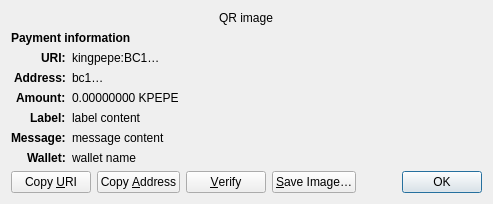
<?xml version="1.0" encoding="UTF-8"?>
<ui version="4.0">
 <class>ReceiveRequestDialog</class>
 <widget class="QDialog" name="ReceiveRequestDialog">
  <property name="geometry">
   <rect>
    <x>0</x>
    <y>0</y>
    <width>413</width>
    <height>229</height>
   </rect>
  </property>
  <property name="windowTitle">
   <string>Request payment to …</string>
  </property>
  <layout class="QGridLayout" name="gridLayout" columnstretch="0,1">
   <property name="sizeConstraint">
    <enum>QLayout::SetFixedSize</enum>
   </property>
   <item row="0" column="0" colspan="2" alignment="Qt::AlignHCenter">
    <widget class="QRImageWidget" name="qr_code">
     <property name="text">
      <string notr="true">QR image</string>
     </property>
     <property name="textInteractionFlags">
      <set>Qt::NoTextInteraction</set>
     </property>
    </widget>
   </item>
   <item row="1" column="0" colspan="2">
    <widget class="QLabel" name="payment_header">
     <property name="font">
      <font>
       <weight>75</weight>
       <bold>true</bold>
      </font>
     </property>
     <property name="text">
      <string>Payment information</string>
     </property>
     <property name="textInteractionFlags">
      <set>Qt::NoTextInteraction</set>
     </property>
    </widget>
   </item>
   <item row="2" column="0" alignment="Qt::AlignRight|Qt::AlignTop">
    <widget class="QLabel" name="uri_tag">
     <property name="font">
      <font>
       <weight>75</weight>
       <bold>true</bold>
      </font>
     </property>
     <property name="text">
      <string notr="true">URI:</string>
     </property>
     <property name="textFormat">
      <enum>Qt::PlainText</enum>
     </property>
     <property name="textInteractionFlags">
      <set>Qt::NoTextInteraction</set>
     </property>
    </widget>
   </item>
   <item row="2" column="1" alignment="Qt::AlignTop">
    <widget class="QLabel" name="uri_content">
     <property name="text">
      <string notr="true">kingpepe:BC1…</string>
     </property>
     <property name="textFormat">
      <enum>Qt::RichText</enum>
     </property>
     <property name="wordWrap">
      <bool>true</bool>
     </property>
     <property name="textInteractionFlags">
      <set>Qt::TextSelectableByMouse</set>
     </property>
    </widget>
   </item>
   <item row="3" column="0" alignment="Qt::AlignRight|Qt::AlignTop">
    <widget class="QLabel" name="address_tag">
     <property name="font">
      <font>
       <weight>75</weight>
       <bold>true</bold>
      </font>
     </property>
     <property name="text">
      <string>Address:</string>
     </property>
     <property name="textInteractionFlags">
      <set>Qt::NoTextInteraction</set>
     </property>
    </widget>
   </item>
   <item row="3" column="1" alignment="Qt::AlignTop">
    <widget class="QLabel" name="address_content">
     <property name="text">
      <string notr="true">bc1…</string>
     </property>
     <property name="textFormat">
      <enum>Qt::PlainText</enum>
     </property>
     <property name="textInteractionFlags">
      <set>Qt::TextSelectableByMouse</set>
     </property>
    </widget>
   </item>
   <item row="4" column="0" alignment="Qt::AlignRight|Qt::AlignTop">
    <widget class="QLabel" name="amount_tag">
     <property name="font">
      <font>
       <weight>75</weight>
       <bold>true</bold>
      </font>
     </property>
     <property name="text">
      <string>Amount:</string>
     </property>
     <property name="textInteractionFlags">
      <set>Qt::NoTextInteraction</set>
     </property>
    </widget>
   </item>
   <item row="4" column="1" alignment="Qt::AlignTop">
    <widget class="QLabel" name="amount_content">
     <property name="text">
      <string notr="true">0.00000000 KPEPE</string>
     </property>
     <property name="textFormat">
      <enum>Qt::PlainText</enum>
     </property>
     <property name="textInteractionFlags">
      <set>Qt::TextSelectableByMouse</set>
     </property>
    </widget>
   </item>
   <item row="5" column="0" alignment="Qt::AlignRight|Qt::AlignTop">
    <widget class="QLabel" name="label_tag">
     <property name="font">
      <font>
       <weight>75</weight>
       <bold>true</bold>
      </font>
     </property>
     <property name="text">
      <string>Label:</string>
     </property>
     <property name="textInteractionFlags">
      <set>Qt::NoTextInteraction</set>
     </property>
    </widget>
   </item>
   <item row="5" column="1" alignment="Qt::AlignTop">
    <widget class="QLabel" name="label_content">
     <property name="text">
      <string notr="true">label content</string>
     </property>
     <property name="textFormat">
      <enum>Qt::PlainText</enum>
     </property>
     <property name="wordWrap">
      <bool>true</bool>
     </property>
     <property name="textInteractionFlags">
      <set>Qt::TextSelectableByMouse</set>
     </property>
    </widget>
   </item>
   <item row="6" column="0" alignment="Qt::AlignRight|Qt::AlignTop">
    <widget class="QLabel" name="message_tag">
     <property name="font">
      <font>
       <weight>75</weight>
       <bold>true</bold>
      </font>
     </property>
     <property name="text">
      <string>Message:</string>
     </property>
     <property name="textInteractionFlags">
      <set>Qt::NoTextInteraction</set>
     </property>
    </widget>
   </item>
   <item row="6" column="1" alignment="Qt::AlignTop">
    <widget class="QLabel" name="message_content">
     <property name="text">
      <string notr="true">message content</string>
     </property>
     <property name="textFormat">
      <enum>Qt::PlainText</enum>
     </property>
     <property name="wordWrap">
      <bool>true</bool>
     </property>
     <property name="textInteractionFlags">
      <set>Qt::TextSelectableByMouse</set>
     </property>
    </widget>
   </item>
   <item row="7" column="0" alignment="Qt::AlignRight|Qt::AlignTop">
    <widget class="QLabel" name="wallet_tag">
     <property name="font">
      <font>
       <weight>75</weight>
       <bold>true</bold>
      </font>
     </property>
     <property name="text">
      <string>Wallet:</string>
     </property>
     <property name="textInteractionFlags">
      <set>Qt::NoTextInteraction</set>
     </property>
    </widget>
   </item>
   <item row="7" column="1" alignment="Qt::AlignTop">
    <widget class="QLabel" name="wallet_content">
     <property name="text">
      <string notr="true">wallet name</string>
     </property>
     <property name="textFormat">
      <enum>Qt::PlainText</enum>
     </property>
     <property name="wordWrap">
      <bool>true</bool>
     </property>
     <property name="textInteractionFlags">
      <set>Qt::TextSelectableByMouse</set>
     </property>
    </widget>
   </item>
   <item row="8" column="0" colspan="2">
    <layout class="QHBoxLayout" name="horizontalLayout">
     <item>
      <widget class="QPushButton" name="btnCopyURI">
       <property name="text">
        <string>Copy &amp;URI</string>
       </property>
       <property name="autoDefault">
        <bool>false</bool>
       </property>
      </widget>
     </item>
     <item>
      <widget class="QPushButton" name="btnCopyAddress">
       <property name="text">
        <string>Copy &amp;Address</string>
       </property>
       <property name="autoDefault">
        <bool>false</bool>
       </property>
      </widget>
     </item>
     <item>
      <widget class="QPushButton" name="btnVerify">
       <property name="text">
        <string>&amp;Verify</string>
       </property>
       <property name="toolTip">
        <string>Verify this address on e.g. a hardware wallet screen</string>
       </property>
       <property name="autoDefault">
        <bool>false</bool>
       </property>
      </widget>
     </item>
     <item>
      <widget class="QPushButton" name="btnSaveAs">
       <property name="text">
        <string>&amp;Save Image…</string>
       </property>
       <property name="autoDefault">
        <bool>false</bool>
       </property>
      </widget>
     </item>
     <item>
      <spacer name="horizontalSpacer_2">
       <property name="orientation">
        <enum>Qt::Horizontal</enum>
       </property>
       <property name="sizeHint" stdset="0">
        <size>
         <width>40</width>
         <height>20</height>
        </size>
       </property>
      </spacer>
     </item>
     <item>
      <widget class="QDialogButtonBox" name="buttonBox">
       <property name="focusPolicy">
        <enum>Qt::StrongFocus</enum>
       </property>
       <property name="standardButtons">
        <set>QDialogButtonBox::Ok</set>
       </property>
      </widget>
     </item>
    </layout>
   </item>
  </layout>
 </widget>
 <customwidgets>
  <customwidget>
   <class>QRImageWidget</class>
   <extends>QLabel</extends>
   <header>qt/qrimagewidget.h</header>
  </customwidget>
 </customwidgets>
 <tabstops>
  <tabstop>buttonBox</tabstop>
  <tabstop>btnCopyURI</tabstop>
  <tabstop>btnCopyAddress</tabstop>
  <tabstop>btnSaveAs</tabstop>
 </tabstops>
 <resources/>
 <connections>
  <connection>
   <sender>buttonBox</sender>
   <signal>accepted()</signal>
   <receiver>ReceiveRequestDialog</receiver>
   <slot>accept()</slot>
   <hints>
    <hint type="sourcelabel">
     <x>135</x>
     <y>230</y>
    </hint>
    <hint type="destinationlabel">
     <x>135</x>
     <y>126</y>
    </hint>
   </hints>
  </connection>
 </connections>
</ui>
